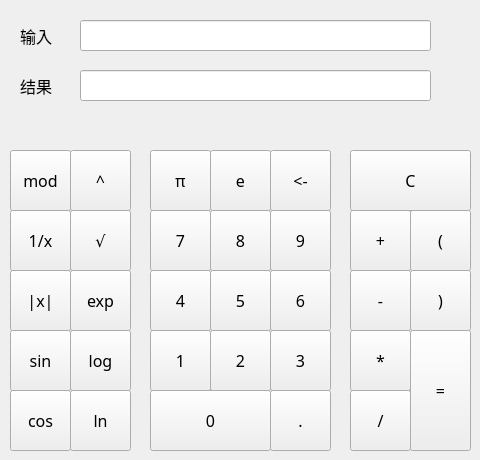
   <widget class="QWidget" name="tabScience">
    <attribute name="title">
     <string>科学</string>
    </attribute>
    <widget class="QPushButton" name="btnsPoint">
     <property name="geometry">
      <rect>
       <x>270</x>
       <y>390</y>
       <width>61</width>
       <height>61</height>
      </rect>
     </property>
     <property name="font">
      <font>
       <family>微软雅黑</family>
       <pointsize>12</pointsize>
      </font>
     </property>
     <property name="text">
      <string>.</string>
     </property>
    </widget>
    <widget class="QPushButton" name="btns5">
     <property name="geometry">
      <rect>
       <x>210</x>
       <y>270</y>
       <width>61</width>
       <height>61</height>
      </rect>
     </property>
     <property name="font">
      <font>
       <family>微软雅黑</family>
       <pointsize>12</pointsize>
      </font>
     </property>
     <property name="text">
      <string>5</string>
     </property>
    </widget>
    <widget class="QLineEdit" name="linesInput">
     <property name="geometry">
      <rect>
       <x>80</x>
       <y>20</y>
       <width>351</width>
       <height>31</height>
      </rect>
     </property>
    </widget>
    <widget class="QPushButton" name="btnsAdd">
     <property name="geometry">
      <rect>
       <x>350</x>
       <y>210</y>
       <width>61</width>
       <height>61</height>
      </rect>
     </property>
     <property name="font">
      <font>
       <family>微软雅黑</family>
       <pointsize>12</pointsize>
      </font>
     </property>
     <property name="text">
      <string>+</string>
     </property>
    </widget>
    <widget class="QPushButton" name="btnsLeftBracket">
     <property name="geometry">
      <rect>
       <x>410</x>
       <y>210</y>
       <width>61</width>
       <height>61</height>
      </rect>
     </property>
     <property name="font">
      <font>
       <family>微软雅黑</family>
       <pointsize>12</pointsize>
      </font>
     </property>
     <property name="text">
      <string>(</string>
     </property>
    </widget>
    <widget class="QLabel" name="labelInput_2">
     <property name="geometry">
      <rect>
       <x>20</x>
       <y>20</y>
       <width>51</width>
       <height>31</height>
      </rect>
     </property>
     <property name="font">
      <font>
       <family>黑体</family>
       <pointsize>12</pointsize>
      </font>
     </property>
     <property name="text">
      <string>输入</string>
     </property>
    </widget>
    <widget class="QPushButton" name="btns0">
     <property name="geometry">
      <rect>
       <x>150</x>
       <y>390</y>
       <width>121</width>
       <height>61</height>
      </rect>
     </property>
     <property name="font">
      <font>
       <family>微软雅黑</family>
       <pointsize>12</pointsize>
      </font>
     </property>
     <property name="text">
      <string>0</string>
     </property>
    </widget>
    <widget class="QPushButton" name="btnsRightBracket">
     <property name="geometry">
      <rect>
       <x>410</x>
       <y>270</y>
       <width>61</width>
       <height>61</height>
      </rect>
     </property>
     <property name="font">
      <font>
       <family>微软雅黑</family>
       <pointsize>12</pointsize>
      </font>
     </property>
     <property name="text">
      <string>)</string>
     </property>
    </widget>
    <widget class="QPushButton" name="btns8">
     <property name="geometry">
      <rect>
       <x>210</x>
       <y>210</y>
       <width>61</width>
       <height>61</height>
      </rect>
     </property>
     <property name="font">
      <font>
       <family>微软雅黑</family>
       <pointsize>12</pointsize>
      </font>
     </property>
     <property name="text">
      <string>8</string>
     </property>
    </widget>
    <widget class="QPushButton" name="btns2">
     <property name="geometry">
      <rect>
       <x>210</x>
       <y>330</y>
       <width>61</width>
       <height>61</height>
      </rect>
     </property>
     <property name="font">
      <font>
       <family>微软雅黑</family>
       <pointsize>12</pointsize>
      </font>
     </property>
     <property name="text">
      <string>2</string>
     </property>
    </widget>
    <widget class="QPushButton" name="btnsAbs">
     <property name="geometry">
      <rect>
       <x>10</x>
       <y>270</y>
       <width>61</width>
       <height>61</height>
      </rect>
     </property>
     <property name="font">
      <font>
       <family>微软雅黑</family>
       <pointsize>12</pointsize>
      </font>
     </property>
     <property name="text">
      <string>|x|</string>
     </property>
     <property name="iconSize">
      <size>
       <width>20</width>
       <height>20</height>
      </size>
     </property>
    </widget>
    <widget class="QPushButton" name="btnsSqrt">
     <property name="geometry">
      <rect>
       <x>70</x>
       <y>210</y>
       <width>61</width>
       <height>61</height>
      </rect>
     </property>
     <property name="font">
      <font>
       <family>微软雅黑</family>
       <pointsize>12</pointsize>
      </font>
     </property>
     <property name="text">
      <string>√</string>
     </property>
    </widget>
    <widget class="QPushButton" name="btns7">
     <property name="geometry">
      <rect>
       <x>150</x>
       <y>210</y>
       <width>61</width>
       <height>61</height>
      </rect>
     </property>
     <property name="font">
      <font>
       <family>微软雅黑</family>
       <pointsize>12</pointsize>
      </font>
     </property>
     <property name="text">
      <string>7</string>
     </property>
    </widget>
    <widget class="QPushButton" name="btns9">
     <property name="geometry">
      <rect>
       <x>270</x>
       <y>210</y>
       <width>61</width>
       <height>61</height>
      </rect>
     </property>
     <property name="font">
      <font>
       <family>微软雅黑</family>
       <pointsize>12</pointsize>
      </font>
     </property>
     <property name="text">
      <string>9</string>
     </property>
    </widget>
    <widget class="QPushButton" name="btnsDiv">
     <property name="geometry">
      <rect>
       <x>350</x>
       <y>390</y>
       <width>61</width>
       <height>61</height>
      </rect>
     </property>
     <property name="font">
      <font>
       <family>微软雅黑</family>
       <pointsize>12</pointsize>
      </font>
     </property>
     <property name="text">
      <string>/</string>
     </property>
    </widget>
    <widget class="QPushButton" name="btnsBack">
     <property name="geometry">
      <rect>
       <x>270</x>
       <y>150</y>
       <width>61</width>
       <height>61</height>
      </rect>
     </property>
     <property name="font">
      <font>
       <family>微软雅黑</family>
       <pointsize>12</pointsize>
      </font>
     </property>
     <property name="text">
      <string>&lt;-</string>
     </property>
    </widget>
    <widget class="QPushButton" name="btnsSub">
     <property name="geometry">
      <rect>
       <x>350</x>
       <y>270</y>
       <width>61</width>
       <height>61</height>
      </rect>
     </property>
     <property name="font">
      <font>
       <family>微软雅黑</family>
       <pointsize>12</pointsize>
      </font>
     </property>
     <property name="text">
      <string>-</string>
     </property>
    </widget>
    <widget class="QLabel" name="labelResult_2">
     <property name="geometry">
      <rect>
       <x>20</x>
       <y>70</y>
       <width>51</width>
       <height>31</height>
      </rect>
     </property>
     <property name="font">
      <font>
       <family>黑体</family>
       <pointsize>12</pointsize>
      </font>
     </property>
     <property name="text">
      <string>结果</string>
     </property>
    </widget>
    <widget class="QPushButton" name="btns4">
     <property name="geometry">
      <rect>
       <x>150</x>
       <y>270</y>
       <width>61</width>
       <height>61</height>
      </rect>
     </property>
     <property name="font">
      <font>
       <family>微软雅黑</family>
       <pointsize>12</pointsize>
      </font>
     </property>
     <property name="text">
      <string>4</string>
     </property>
    </widget>
    <widget class="QPushButton" name="btnsClear">
     <property name="geometry">
      <rect>
       <x>350</x>
       <y>150</y>
       <width>121</width>
       <height>61</height>
      </rect>
     </property>
     <property name="font">
      <font>
       <family>微软雅黑</family>
       <pointsize>12</pointsize>
      </font>
     </property>
     <property name="text">
      <string>C</string>
     </property>
    </widget>
    <widget class="QLineEdit" name="linesResult">
     <property name="geometry">
      <rect>
       <x>80</x>
       <y>70</y>
       <width>351</width>
       <height>31</height>
      </rect>
     </property>
    </widget>
    <widget class="QPushButton" name="btnsMulti">
     <property name="geometry">
      <rect>
       <x>350</x>
       <y>330</y>
       <width>61</width>
       <height>61</height>
      </rect>
     </property>
     <property name="font">
      <font>
       <family>微软雅黑</family>
       <pointsize>12</pointsize>
      </font>
     </property>
     <property name="text">
      <string>*</string>
     </property>
    </widget>
    <widget class="QPushButton" name="btns1">
     <property name="geometry">
      <rect>
       <x>150</x>
       <y>330</y>
       <width>61</width>
       <height>61</height>
      </rect>
     </property>
     <property name="font">
      <font>
       <family>微软雅黑</family>
       <pointsize>12</pointsize>
      </font>
     </property>
     <property name="text">
      <string>1</string>
     </property>
    </widget>
    <widget class="QPushButton" name="btns6">
     <property name="geometry">
      <rect>
       <x>270</x>
       <y>270</y>
       <width>61</width>
       <height>61</height>
      </rect>
     </property>
     <property name="font">
      <font>
       <family>微软雅黑</family>
       <pointsize>12</pointsize>
      </font>
     </property>
     <property name="text">
      <string>6</string>
     </property>
    </widget>
    <widget class="QPushButton" name="btns3">
     <property name="geometry">
      <rect>
       <x>270</x>
       <y>330</y>
       <width>61</width>
       <height>61</height>
      </rect>
     </property>
     <property name="font">
      <font>
       <family>微软雅黑</family>
       <pointsize>12</pointsize>
      </font>
     </property>
     <property name="text">
      <string>3</string>
     </property>
    </widget>
    <widget class="QPushButton" name="btnsEqual">
     <property name="geometry">
      <rect>
       <x>410</x>
       <y>330</y>
       <width>61</width>
       <height>121</height>
      </rect>
     </property>
     <property name="font">
      <font>
       <family>微软雅黑</family>
       <pointsize>12</pointsize>
      </font>
     </property>
     <property name="text">
      <string>=</string>
     </property>
    </widget>
    <widget class="QPushButton" name="btnsEuler">
     <property name="geometry">
      <rect>
       <x>210</x>
       <y>150</y>
       <width>61</width>
       <height>61</height>
      </rect>
     </property>
     <property name="font">
      <font>
       <family>微软雅黑</family>
       <pointsize>12</pointsize>
      </font>
     </property>
     <property name="text">
      <string>e</string>
     </property>
    </widget>
    <widget class="QPushButton" name="btnsPi">
     <property name="geometry">
      <rect>
       <x>150</x>
       <y>150</y>
       <width>61</width>
       <height>61</height>
      </rect>
     </property>
     <property name="font">
      <font>
       <family>微软雅黑</family>
       <pointsize>12</pointsize>
      </font>
     </property>
     <property name="text">
      <string>π</string>
     </property>
    </widget>
    <widget class="QPushButton" name="btnsReci">
     <property name="geometry">
      <rect>
       <x>10</x>
       <y>210</y>
       <width>61</width>
       <height>61</height>
      </rect>
     </property>
     <property name="font">
      <font>
       <family>微软雅黑</family>
       <pointsize>12</pointsize>
      </font>
     </property>
     <property name="text">
      <string>1/x</string>
     </property>
     <property name="iconSize">
      <size>
       <width>20</width>
       <height>20</height>
      </size>
     </property>
    </widget>
    <widget class="QPushButton" name="btnsMod">
     <property name="geometry">
      <rect>
       <x>10</x>
       <y>150</y>
       <width>61</width>
       <height>61</height>
      </rect>
     </property>
     <property name="font">
      <font>
       <family>微软雅黑</family>
       <pointsize>12</pointsize>
      </font>
     </property>
     <property name="text">
      <string>mod</string>
     </property>
     <property name="iconSize">
      <size>
       <width>20</width>
       <height>20</height>
      </size>
     </property>
    </widget>
    <widget class="QPushButton" name="btnsExp">
     <property name="geometry">
      <rect>
       <x>70</x>
       <y>270</y>
       <width>61</width>
       <height>61</height>
      </rect>
     </property>
     <property name="font">
      <font>
       <family>微软雅黑</family>
       <pointsize>12</pointsize>
      </font>
     </property>
     <property name="text">
      <string>exp</string>
     </property>
     <property name="iconSize">
      <size>
       <width>20</width>
       <height>20</height>
      </size>
     </property>
    </widget>
    <widget class="QPushButton" name="btnsPower">
     <property name="geometry">
      <rect>
       <x>70</x>
       <y>150</y>
       <width>61</width>
       <height>61</height>
      </rect>
     </property>
     <property name="font">
      <font>
       <family>微软雅黑</family>
       <pointsize>12</pointsize>
      </font>
     </property>
     <property name="text">
      <string>^</string>
     </property>
     <property name="iconSize">
      <size>
       <width>20</width>
       <height>20</height>
      </size>
     </property>
    </widget>
    <widget class="QPushButton" name="btnsSin">
     <property name="geometry">
      <rect>
       <x>10</x>
       <y>330</y>
       <width>61</width>
       <height>61</height>
      </rect>
     </property>
     <property name="font">
      <font>
       <family>微软雅黑</family>
       <pointsize>12</pointsize>
      </font>
     </property>
     <property name="text">
      <string>sin</string>
     </property>
     <property name="iconSize">
      <size>
       <width>20</width>
       <height>20</height>
      </size>
     </property>
    </widget>
    <widget class="QPushButton" name="btnsLog">
     <property name="geometry">
      <rect>
       <x>70</x>
       <y>330</y>
       <width>61</width>
       <height>61</height>
      </rect>
     </property>
     <property name="font">
      <font>
       <family>微软雅黑</family>
       <pointsize>12</pointsize>
      </font>
     </property>
     <property name="text">
      <string>log</string>
     </property>
     <property name="iconSize">
      <size>
       <width>20</width>
       <height>20</height>
      </size>
     </property>
    </widget>
    <widget class="QPushButton" name="btnsLn">
     <property name="geometry">
      <rect>
       <x>70</x>
       <y>390</y>
       <width>61</width>
       <height>61</height>
      </rect>
     </property>
     <property name="font">
      <font>
       <family>微软雅黑</family>
       <pointsize>12</pointsize>
      </font>
     </property>
     <property name="text">
      <string>ln</string>
     </property>
     <property name="iconSize">
      <size>
       <width>20</width>
       <height>20</height>
      </size>
     </property>
    </widget>
    <widget class="QPushButton" name="btnsCos">
     <property name="geometry">
      <rect>
       <x>10</x>
       <y>390</y>
       <width>61</width>
       <height>61</height>
      </rect>
     </property>
     <property name="font">
      <font>
       <family>微软雅黑</family>
       <pointsize>12</pointsize>
      </font>
     </property>
     <property name="text">
      <string>cos</string>
     </property>
     <property name="iconSize">
      <size>
       <width>20</width>
       <height>20</height>
      </size>
     </property>
    </widget>
   </widget>
